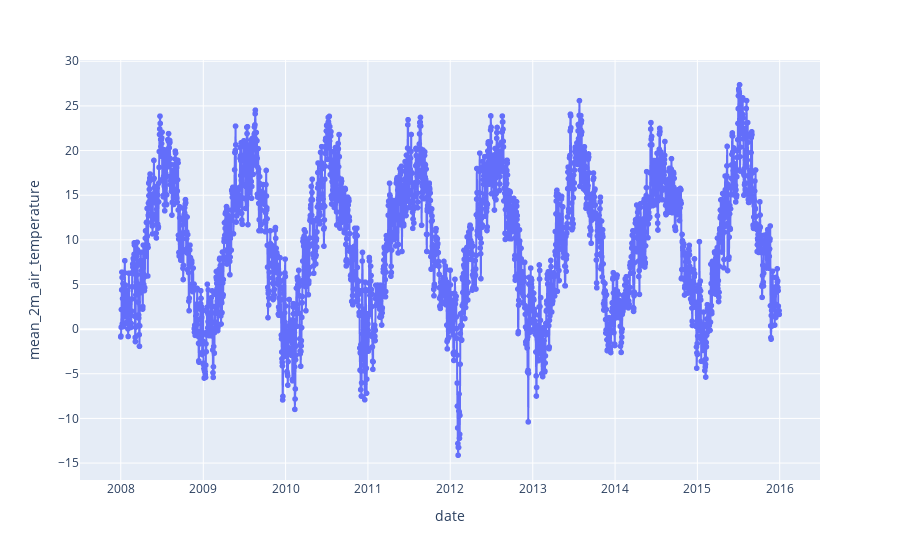

This figure's notebook cell:
### Markdown cell above
## Visuals

### Code cell
px.line(test_df, x="date", y="mean_2m_air_temperature", markers=True)

### Figure 1 — Plotly figure (JSON) as saved in the notebook; plotly's stock layout.template omitted (floating-point values rounded to 4 significant figures; data arrays with more than 128 entries replaced by an {"elided": "..."} marker saying what was removed)
{"data": [{"hovertemplate": "date=%{x}<br>mean_2m_air_temperature=%{y}<extra></extra>", "legendgroup": "", "line": {"color": "#636efa", "dash": "solid"}, "marker": {"symbol": "circle"}, "mode": "markers+lines", "name": "", "showlegend": false, "type": "scattergl", "x": {"elided": "2921 str values"}, "xaxis": "x", "y": {"elided": "2921 float values"}, "yaxis": "y"}], "layout": {"legend": {"tracegroupgap": 0}, "margin": {"t": 60}, "xaxis": {"anchor": "y", "domain": [0, 1], "title": {"text": "date"}}, "yaxis": {"anchor": "x", "domain": [0, 1], "title": {"text": "mean_2m_air_temperature"}}}}
